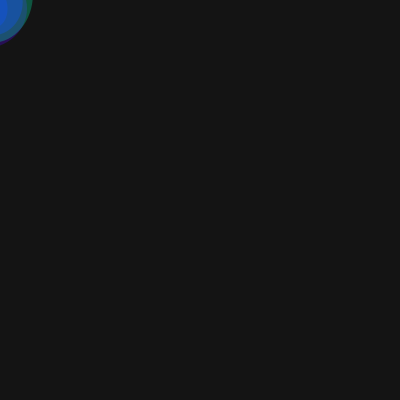
Frame 1 (no input)
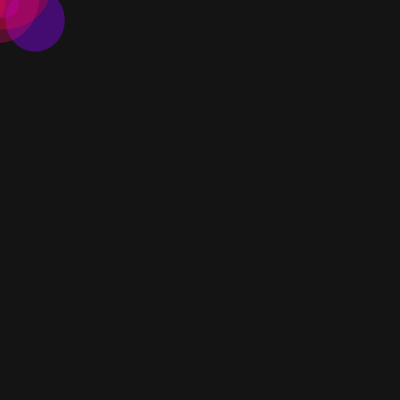
Frame 60 (the mouse pressed at the canvas centre just before this capture)
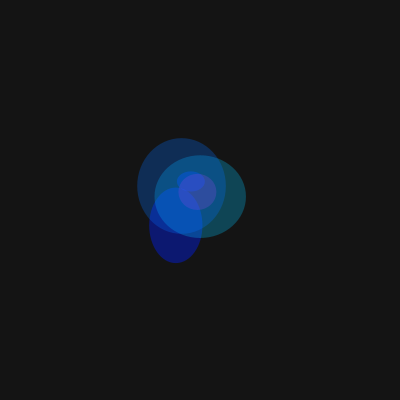
Frame 120 (the mouse held since frame 60 and released just before this capture)

The Processing sketch that drew these frames (run headless with seeded random() and noise(); from frame 60 on, the mouse is pressed at the canvas centre):

// Processing sketch: processing_165531
// ── processing_165531.pde


void setup() {
  size(400,400);
  background (150);
  colorMode (HSB);
}

void draw() {
    noStroke();
    background (20);
    fill(random(0, 256),255,255,100);
    ellipse(mouseX+random(-10,10),mouseY+random(-20,10),20+random(20),20+random(20));
    ellipse(mouseX+random(-30,40),mouseY+random(-30,40),50+random(20),60+random(20));
    fill(random(0, 256),255,255,70);
    ellipse(mouseX+random(-20,10),mouseY+random(-20,10),30+random(20),30+random(20));
    fill(random(70, 256),255,255,70);
    ellipse(mouseX+random(-20,10),mouseY+random(-20,10),80+random(20),80+random(20));
    fill(random(70, 256),255,255,70);
    ellipse(mouseX+random(-20,10),mouseY+random(-20,10),80+random(20),80+random(20));
 
}
